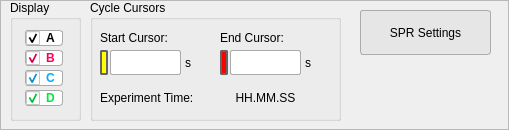
      <widget class="QFrame" name="sensorgram_controls">
       <property name="sizePolicy">
        <sizepolicy hsizetype="Fixed" vsizetype="Preferred">
         <horstretch>0</horstretch>
         <verstretch>0</verstretch>
        </sizepolicy>
       </property>
       <property name="minimumSize">
        <size>
         <width>500</width>
         <height>130</height>
        </size>
       </property>
       <property name="maximumSize">
        <size>
         <width>510</width>
         <height>130</height>
        </size>
       </property>
       <property name="font">
        <font>
         <family>Segoe UI</family>
         <pointsize>9</pointsize>
        </font>
       </property>
       <property name="mouseTracking">
        <bool>true</bool>
       </property>
       <property name="focusPolicy">
        <enum>Qt::StrongFocus</enum>
       </property>
       <property name="frameShape">
        <enum>QFrame::StyledPanel</enum>
       </property>
       <property name="frameShadow">
        <enum>QFrame::Raised</enum>
       </property>
       <widget class="QGroupBox" name="groupBox">
        <property name="geometry">
         <rect>
          <x>10</x>
          <y>0</y>
          <width>71</width>
          <height>121</height>
         </rect>
        </property>
        <property name="title">
         <string>Display</string>
        </property>
        <widget class="QCheckBox" name="segment_A">
         <property name="geometry">
          <rect>
           <x>15</x>
           <y>30</y>
           <width>38</width>
           <height>16</height>
          </rect>
         </property>
         <property name="font">
          <font>
           <family>Segoe UI</family>
           <pointsize>9</pointsize>
           <bold>true</bold>
          </font>
         </property>
         <property name="styleSheet">
          <string notr="true">QCheckBox{
	color: black;
	background: white;
	border: 1px solid rgb(171, 171, 171); 
	border-radius: 3px;
}</string>
         </property>
         <property name="text">
          <string>A</string>
         </property>
         <property name="checked">
          <bool>true</bool>
         </property>
        </widget>
        <widget class="QCheckBox" name="segment_B">
         <property name="geometry">
          <rect>
           <x>15</x>
           <y>50</y>
           <width>38</width>
           <height>16</height>
          </rect>
         </property>
         <property name="font">
          <font>
           <family>Segoe UI</family>
           <pointsize>9</pointsize>
           <bold>true</bold>
          </font>
         </property>
         <property name="styleSheet">
          <string notr="true">QCheckBox{
	color: rgb(255, 0, 81);
	background: white;
	border: 1px solid rgb(171, 171, 171); 
	border-radius: 3px;
}</string>
         </property>
         <property name="text">
          <string>B</string>
         </property>
         <property name="checked">
          <bool>true</bool>
         </property>
        </widget>
        <widget class="QCheckBox" name="segment_C">
         <property name="geometry">
          <rect>
           <x>15</x>
           <y>70</y>
           <width>38</width>
           <height>16</height>
          </rect>
         </property>
         <property name="font">
          <font>
           <family>Segoe UI</family>
           <pointsize>9</pointsize>
           <bold>true</bold>
          </font>
         </property>
         <property name="styleSheet">
          <string notr="true">QCheckBox{
	color: rgb(0, 174, 255);
	background: white;
	border: 1px solid rgb(171, 171, 171); 
	border-radius: 3px;
}</string>
         </property>
         <property name="text">
          <string>C</string>
         </property>
         <property name="checked">
          <bool>true</bool>
         </property>
        </widget>
        <widget class="QCheckBox" name="segment_D">
         <property name="geometry">
          <rect>
           <x>15</x>
           <y>90</y>
           <width>38</width>
           <height>16</height>
          </rect>
         </property>
         <property name="font">
          <font>
           <family>Segoe UI</family>
           <pointsize>9</pointsize>
           <bold>true</bold>
          </font>
         </property>
         <property name="styleSheet">
          <string notr="true">QCheckBox{
	color: rgb(0, 230, 65);
	border: 1px solid rgb(171, 171, 171); 
	background: white;
	border-radius: 3px;
}</string>
         </property>
         <property name="text">
          <string>D</string>
         </property>
         <property name="checked">
          <bool>true</bool>
         </property>
        </widget>
       </widget>
       <widget class="QPushButton" name="reference_channel_btn">
        <property name="geometry">
         <rect>
          <x>360</x>
          <y>10</y>
          <width>131</width>
          <height>45</height>
         </rect>
        </property>
        <property name="sizePolicy">
         <sizepolicy hsizetype="Fixed" vsizetype="Fixed">
          <horstretch>0</horstretch>
          <verstretch>0</verstretch>
         </sizepolicy>
        </property>
        <property name="font">
         <font>
          <family>Segoe UI</family>
          <pointsize>9</pointsize>
         </font>
        </property>
        <property name="styleSheet">
         <string notr="true">QPushButton {
		
		background-color: rgb(230, 230, 230);
	    border: 1px solid rgb(171, 171, 171); 
		border-radius: 3px;

}

QPushButton::hover{
	background: rgb(253, 253, 253);
	border: 1px raised;
	border-radius: 5px;
}</string>
        </property>
        <property name="text">
         <string>SPR Settings</string>
        </property>
       </widget>
       <widget class="QGroupBox" name="groupBox_6">
        <property name="geometry">
         <rect>
          <x>90</x>
          <y>0</y>
          <width>251</width>
          <height>121</height>
         </rect>
        </property>
        <property name="title">
         <string>Cycle Cursors</string>
        </property>
        <widget class="QLineEdit" name="left_cursor_time">
         <property name="geometry">
          <rect>
           <x>20</x>
           <y>50</y>
           <width>71</width>
           <height>25</height>
          </rect>
         </property>
         <property name="focusPolicy">
          <enum>Qt::ClickFocus</enum>
         </property>
         <property name="styleSheet">
          <string notr="true">
QLineEdit {
		background-color: white;
		border: 1px solid rgb(171, 171, 171);
		border-radius: 2px;

}

QLineEdit:focus{
	background-color: rgb(240, 255, 245);
	border: 1px solid rgb(171, 171, 171);
	border-radius: 2px;
}</string>
         </property>
        </widget>
        <widget class="QLineEdit" name="right_cursor_time">
         <property name="geometry">
          <rect>
           <x>140</x>
           <y>50</y>
           <width>71</width>
           <height>25</height>
          </rect>
         </property>
         <property name="focusPolicy">
          <enum>Qt::ClickFocus</enum>
         </property>
         <property name="styleSheet">
          <string notr="true">
QLineEdit {
		background-color: white;
		border: 1px solid rgb(171, 171, 171);
		border-radius: 2px;

}

QLineEdit:focus{
	background-color: rgb(240, 255, 245);
	border: 1px solid rgb(171, 171, 171);
	border-radius: 2px;
}</string>
         </property>
        </widget>
        <widget class="QLabel" name="label_14">
         <property name="geometry">
          <rect>
           <x>10</x>
           <y>30</y>
           <width>101</width>
           <height>16</height>
          </rect>
         </property>
         <property name="text">
          <string>Start Cursor:</string>
         </property>
        </widget>
        <widget class="QLabel" name="label_16">
         <property name="geometry">
          <rect>
           <x>130</x>
           <y>30</y>
           <width>101</width>
           <height>16</height>
          </rect>
         </property>
         <property name="text">
          <string>End Cursor:</string>
         </property>
        </widget>
        <widget class="QLabel" name="label_9">
         <property name="geometry">
          <rect>
           <x>90</x>
           <y>50</y>
           <width>16</width>
           <height>25</height>
          </rect>
         </property>
         <property name="text">
          <string>s</string>
         </property>
         <property name="alignment">
          <set>Qt::AlignCenter</set>
         </property>
        </widget>
        <widget class="QLabel" name="label_10">
         <property name="geometry">
          <rect>
           <x>210</x>
           <y>50</y>
           <width>16</width>
           <height>25</height>
          </rect>
         </property>
         <property name="text">
          <string>s</string>
         </property>
         <property name="alignment">
          <set>Qt::AlignCenter</set>
         </property>
        </widget>
        <widget class="QLabel" name="exp_clock">
         <property name="geometry">
          <rect>
           <x>130</x>
           <y>90</y>
           <width>91</width>
           <height>16</height>
          </rect>
         </property>
         <property name="styleSheet">
          <string notr="true"/>
         </property>
         <property name="text">
          <string>HH.MM.SS</string>
         </property>
         <property name="alignment">
          <set>Qt::AlignCenter</set>
         </property>
        </widget>
        <widget class="QLabel" name="label_19">
         <property name="geometry">
          <rect>
           <x>10</x>
           <y>90</y>
           <width>121</width>
           <height>16</height>
          </rect>
         </property>
         <property name="text">
          <string>Experiment Time:</string>
         </property>
        </widget>
        <widget class="QLabel" name="label_6">
         <property name="geometry">
          <rect>
           <x>10</x>
           <y>50</y>
           <width>8</width>
           <height>25</height>
          </rect>
         </property>
         <property name="font">
          <font>
           <family>Segoe UI Black</family>
           <pointsize>8</pointsize>
           <bold>false</bold>
          </font>
         </property>
         <property name="styleSheet">
          <string notr="true">background: yellow;
border-radius: 2px;
border: 2px solid rgb(100, 100, 100);</string>
         </property>
         <property name="text">
          <string/>
         </property>
         <property name="alignment">
          <set>Qt::AlignBottom|Qt::AlignHCenter</set>
         </property>
        </widget>
        <widget class="QLabel" name="label_7">
         <property name="geometry">
          <rect>
           <x>130</x>
           <y>50</y>
           <width>8</width>
           <height>25</height>
          </rect>
         </property>
         <property name="font">
          <font>
           <family>Segoe UI Black</family>
           <pointsize>8</pointsize>
           <bold>false</bold>
          </font>
         </property>
         <property name="styleSheet">
          <string notr="true">background: red;
border-radius: 2px;
border: 2px solid rgb(100, 100, 100);</string>
         </property>
         <property name="text">
          <string/>
         </property>
         <property name="alignment">
          <set>Qt::AlignBottom|Qt::AlignHCenter</set>
         </property>
        </widget>
       </widget>
       <widget class="QPushButton" name="reset_segment_btn">
        <property name="geometry">
         <rect>
          <x>350</x>
          <y>80</y>
          <width>30</width>
          <height>30</height>
         </rect>
        </property>
        <property name="sizePolicy">
         <sizepolicy hsizetype="Fixed" vsizetype="Fixed">
          <horstretch>0</horstretch>
          <verstretch>0</verstretch>
         </sizepolicy>
        </property>
        <property name="minimumSize">
         <size>
          <width>30</width>
          <height>30</height>
         </size>
        </property>
        <property name="maximumSize">
         <size>
          <width>30</width>
          <height>30</height>
         </size>
        </property>
        <property name="font">
         <font>
          <family>Segoe UI</family>
          <pointsize>5</pointsize>
         </font>
        </property>
        <property name="mouseTracking">
         <bool>true</bool>
        </property>
        <property name="toolTip">
         <string>Clear All Data</string>
        </property>
        <property name="layoutDirection">
         <enum>Qt::LeftToRight</enum>
        </property>
        <property name="autoFillBackground">
         <bool>false</bool>
        </property>
        <property name="styleSheet">
         <string notr="true">QPushButton{
	border: none;
	background: none;
}

QPushButton::hover{
	background: white;
	border: 1px raised;
	border-radius: 10px;
}</string>
        </property>
        <property name="text">
         <string/>
        </property>
        <property name="icon">
         <iconset resource="ai.qrc">
          <normaloff>:/img/img/reload.png</normaloff>:/img/img/reload.png</iconset>
        </property>
        <property name="iconSize">
         <size>
          <width>25</width>
          <height>25</height>
         </size>
        </property>
        <property name="autoRepeat">
         <bool>false</bool>
        </property>
        <property name="autoExclusive">
         <bool>false</bool>
        </property>
        <property name="autoDefault">
         <bool>false</bool>
        </property>
        <property name="default">
         <bool>false</bool>
        </property>
        <property name="flat">
         <bool>false</bool>
        </property>
       </widget>
       <widget class="QPushButton" name="export_raw_data_btn">
        <property name="geometry">
         <rect>
          <x>470</x>
          <y>80</y>
          <width>30</width>
          <height>30</height>
         </rect>
        </property>
        <property name="sizePolicy">
         <sizepolicy hsizetype="Fixed" vsizetype="Fixed">
          <horstretch>0</horstretch>
          <verstretch>0</verstretch>
         </sizepolicy>
        </property>
        <property name="minimumSize">
         <size>
          <width>30</width>
          <height>30</height>
         </size>
        </property>
        <property name="maximumSize">
         <size>
          <width>30</width>
          <height>30</height>
         </size>
        </property>
        <property name="font">
         <font>
          <family>Segoe UI</family>
          <pointsize>5</pointsize>
         </font>
        </property>
        <property name="mouseTracking">
         <bool>true</bool>
        </property>
        <property name="toolTip">
         <string>Export Raw Data</string>
        </property>
        <property name="layoutDirection">
         <enum>Qt::LeftToRight</enum>
        </property>
        <property name="autoFillBackground">
         <bool>false</bool>
        </property>
        <property name="styleSheet">
         <string notr="true">QPushButton{
	border: none;
	background: none;
}

QPushButton::hover{
	background: white;
	border: 1px raised;
	border-radius: 10px;
}</string>
        </property>
        <property name="text">
         <string/>
        </property>
        <property name="icon">
         <iconset resource="ai.qrc">
          <normaloff>:/img/img/save.png</normaloff>:/img/img/save.png</iconset>
        </property>
        <property name="iconSize">
         <size>
          <width>25</width>
          <height>25</height>
         </size>
        </property>
        <property name="autoRepeat">
         <bool>false</bool>
        </property>
        <property name="autoExclusive">
         <bool>false</bool>
        </property>
        <property name="autoDefault">
         <bool>false</bool>
        </property>
        <property name="default">
         <bool>false</bool>
        </property>
        <property name="flat">
         <bool>false</bool>
        </property>
       </widget>
       <widget class="QPushButton" name="import_raw_data_btn">
        <property name="geometry">
         <rect>
          <x>430</x>
          <y>80</y>
          <width>30</width>
          <height>30</height>
         </rect>
        </property>
        <property name="sizePolicy">
         <sizepolicy hsizetype="Fixed" vsizetype="Fixed">
          <horstretch>0</horstretch>
          <verstretch>0</verstretch>
         </sizepolicy>
        </property>
        <property name="minimumSize">
         <size>
          <width>30</width>
          <height>30</height>
         </size>
        </property>
        <property name="maximumSize">
         <size>
          <width>30</width>
          <height>30</height>
         </size>
        </property>
        <property name="font">
         <font>
          <family>Segoe UI</family>
          <pointsize>5</pointsize>
         </font>
        </property>
        <property name="mouseTracking">
         <bool>true</bool>
        </property>
        <property name="toolTip">
         <string>Import Raw Data</string>
        </property>
        <property name="layoutDirection">
         <enum>Qt::LeftToRight</enum>
        </property>
        <property name="autoFillBackground">
         <bool>false</bool>
        </property>
        <property name="styleSheet">
         <string notr="true">QPushButton{
	border: none;
	background: none;
}

QPushButton::hover{
	background: white;
	border: 1px raised;
	border-radius: 10px;
}</string>
        </property>
        <property name="text">
         <string/>
        </property>
        <property name="icon">
         <iconset resource="ai.qrc">
          <normaloff>:/img/img/folder.png</normaloff>:/img/img/folder.png</iconset>
        </property>
        <property name="iconSize">
         <size>
          <width>23</width>
          <height>23</height>
         </size>
        </property>
        <property name="autoRepeat">
         <bool>false</bool>
        </property>
        <property name="autoExclusive">
         <bool>false</bool>
        </property>
        <property name="autoDefault">
         <bool>false</bool>
        </property>
        <property name="default">
         <bool>false</bool>
        </property>
        <property name="flat">
         <bool>false</bool>
        </property>
       </widget>
       <widget class="QPushButton" name="import_sens_btn">
        <property name="geometry">
         <rect>
          <x>390</x>
          <y>80</y>
          <width>30</width>
          <height>30</height>
         </rect>
        </property>
        <property name="sizePolicy">
         <sizepolicy hsizetype="Fixed" vsizetype="Fixed">
          <horstretch>0</horstretch>
          <verstretch>0</verstretch>
         </sizepolicy>
        </property>
        <property name="minimumSize">
         <size>
          <width>30</width>
          <height>30</height>
         </size>
        </property>
        <property name="maximumSize">
         <size>
          <width>30</width>
          <height>30</height>
         </size>
        </property>
        <property name="font">
         <font>
          <family>Segoe UI</family>
          <pointsize>5</pointsize>
         </font>
        </property>
        <property name="mouseTracking">
         <bool>true</bool>
        </property>
        <property name="toolTip">
         <string>Load Sensorgram Data</string>
        </property>
        <property name="layoutDirection">
         <enum>Qt::LeftToRight</enum>
        </property>
        <property name="autoFillBackground">
         <bool>false</bool>
        </property>
        <property name="styleSheet">
         <string notr="true">QPushButton{
	border: none;
	background: none;
}

QPushButton::hover{
	background: white;
	border: 1px raised;
	border-radius: 10px;
}</string>
        </property>
        <property name="text">
         <string/>
        </property>
        <property name="icon">
         <iconset resource="ai.qrc">
          <normaloff>:/img/img/import.png</normaloff>:/img/img/import.png</iconset>
        </property>
        <property name="iconSize">
         <size>
          <width>25</width>
          <height>25</height>
         </size>
        </property>
        <property name="autoRepeat">
         <bool>false</bool>
        </property>
        <property name="autoExclusive">
         <bool>false</bool>
        </property>
        <property name="autoDefault">
         <bool>false</bool>
        </property>
        <property name="default">
         <bool>false</bool>
        </property>
        <property name="flat">
         <bool>false</bool>
        </property>
       </widget>
      </widget>
